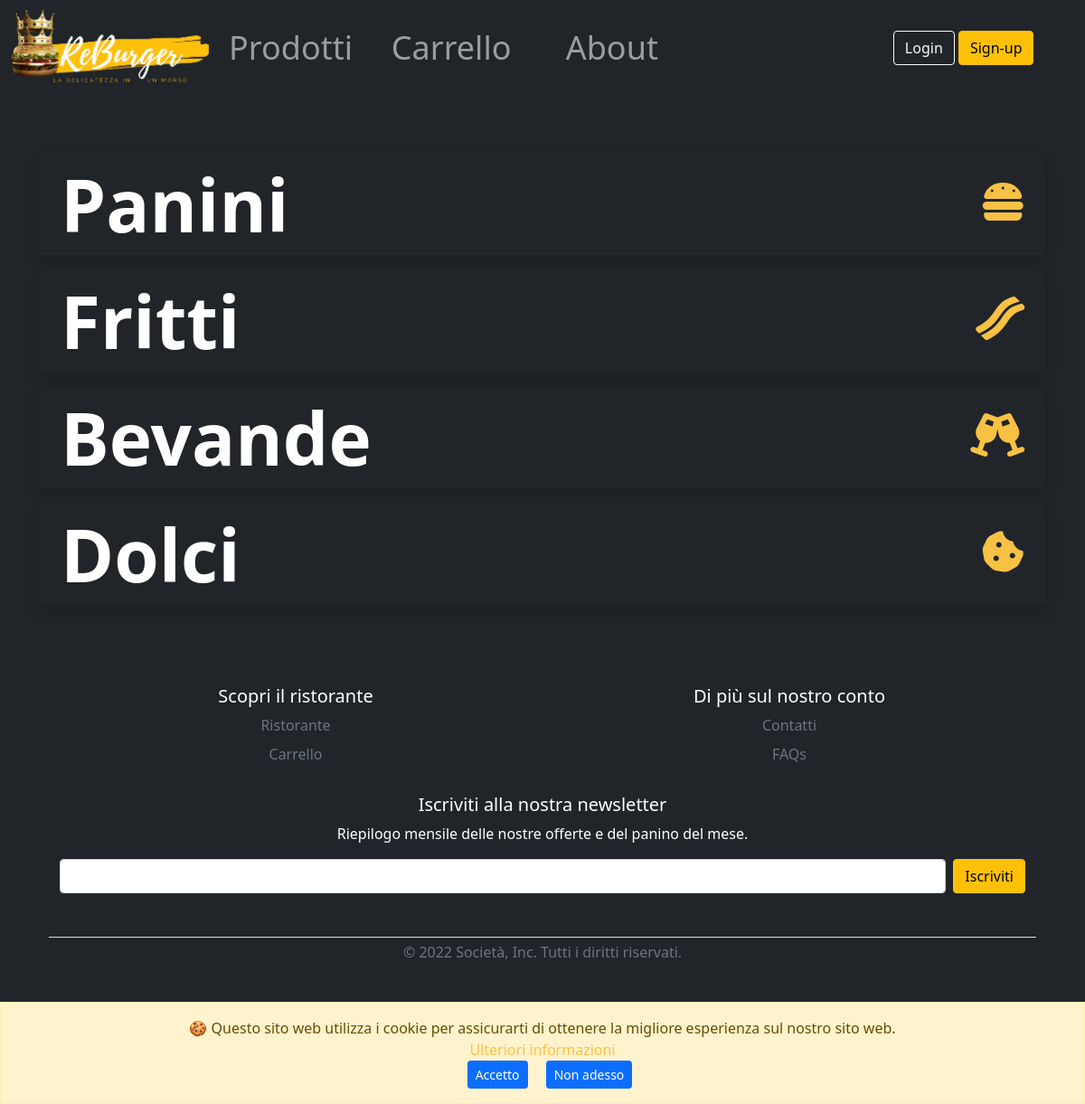
Page /menu.php on the committed database.
### tables this page shows
CREATE TABLE IF NOT EXISTS `categoria` (
  `idcategoria` INT NOT NULL AUTO_INCREMENT,
  `nomecategoria` VARCHAR(50) NOT NULL,
  `icona`VARCHAR(50),
  PRIMARY KEY (`idcategoria`));

### menu.php (called while the page is built)
<?php
require_once 'bootstrap.php';
$templateParams["titolo"] = "ReBurger - Prodotti";
$templateParams["nome"] = "template-prodotti.php";
$templateParams["catego"] =$dbh->getCategories();
require_once 'template/base.php';
?>

### db/dbHelper.php (called while the page is built, shortened)
<?php
class DatabaseHelper{
    private $db;
    public function __construct($servername, $username, $password, $dbname, $port){
        $this->db = new mysqli($servername, $username, $password, $dbname, $port);
    }
    public function getCategories(){
        $stmt = $this->db->prepare("SELECT * FROM categoria");
        $stmt->execute();
        $result = $stmt->get_result();
        return $result->fetch_all(MYSQLI_ASSOC);
    }
}
?>

### bootstrap.php (called while the page is built, shortened)
<?php
require_once("db/dbHelper.php");
$dbh = new DatabaseHelper("localhost", "root", "", "reburger", 3306);
?>

### template/template-prodotti.php (the view, shortened to what this page needs)
<div class="container-lg">
  <ol class="list-group">
    <?php foreach($templateParams["catego"] as $category):?>
      <li class="mt-3 bg-dark rounded-3 shadow text-white list-group-item d-flex justify-content-center align-items-start" id="list<?php echo $category['nomecategoria']?>" onclick="setFocusTo('<?php echo $category['nomecategoria']?>', this.value, 'list<?php echo $category['nomecategoria']?>')" data-bs-toggle="collapse" data-bs-target="#<?php echo $category["nomecategoria"]?>" aria-expanded="false" value="0">
        <div class="ms-2 me-auto">
          <div class="fw-bold display-1"><?php echo $category["nomecategoria"]?></div>
        </div>
        <span class="badge"><i class='<?php echo $category["icona"]?>' style='font-size:48px;color:rgb(247,193,68)'></i></span>
      </li>
    <?php endforeach ; ?>
  </ol>
</div>

### css/styleSmartphone.css (style rules this page uses)
*, *:before, *:after { outline: 1px solid transparent; }

### rows in the picture
categoria: nomecategoria "Panini"
categoria: nomecategoria "Fritti"
categoria: nomecategoria "Bevande"
categoria: nomecategoria "Dolci"

### other values in the picture
$titolo "Scopri il ristorante"
$group1 "Ristorante"
$group1 "Carrello"
$titolo "Di più sul nostro conto"
$group2 "Contatti"
$group2 "FAQs"
createCopyright() "© 2022"
